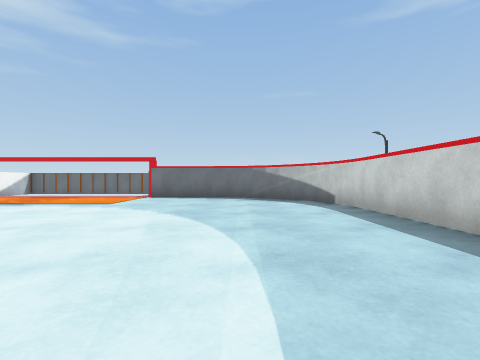
view 1 (above)

23 first-person views from a walk through a Unity game level. The camera is 0.58 m above the floor, looks level and sees 85° across. The floor is counted in squares, 1 m on a side. Each view is taken from the middle of a square. On the plan, view 1 faces up. The plan holds only what a view shows up to about 9 squares ahead; the rest is blank. The place goes on beyond the plan.

view 2
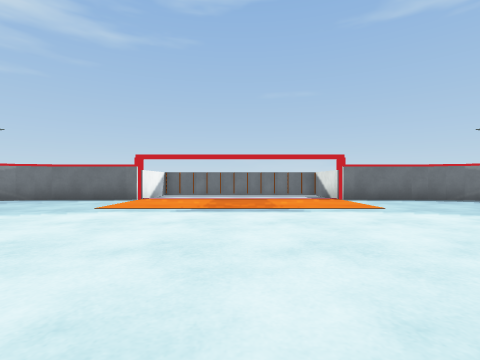

view 3
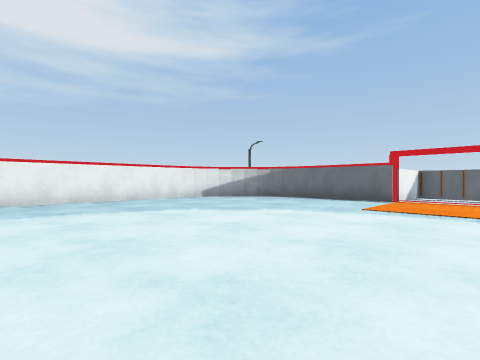

view 4
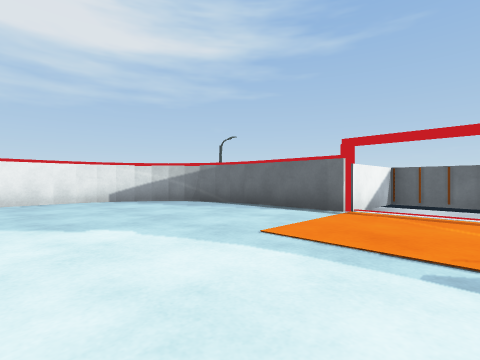

view 5
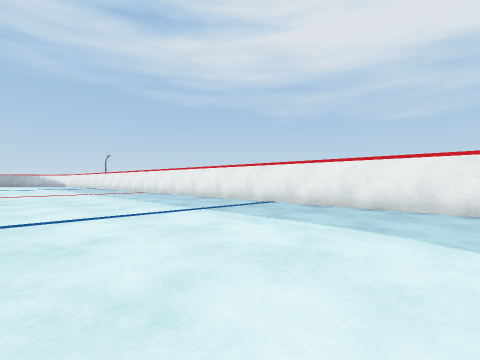

view 6
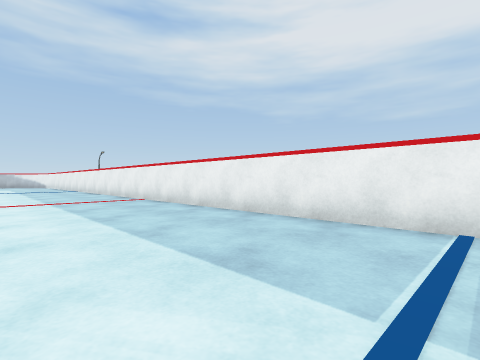

view 7
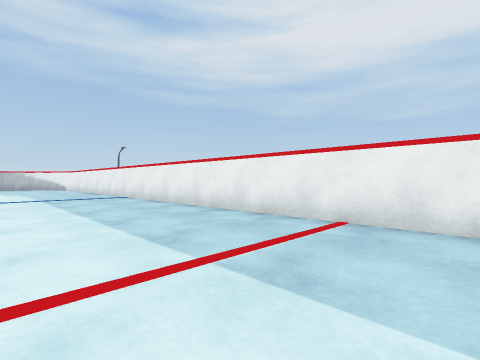

view 8
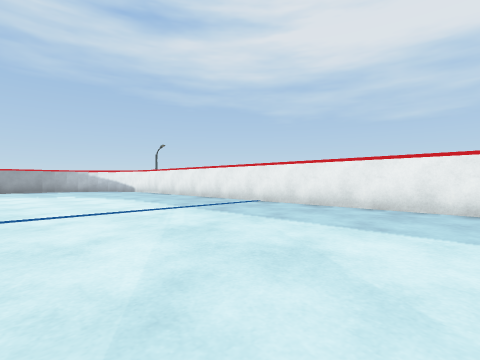

view 9
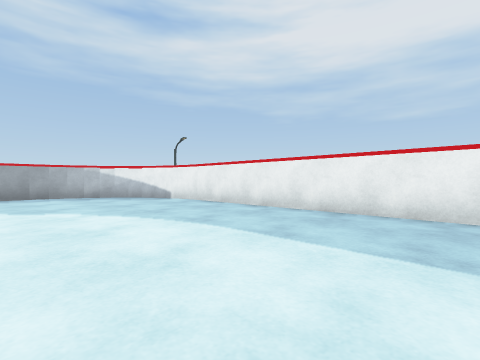

view 10
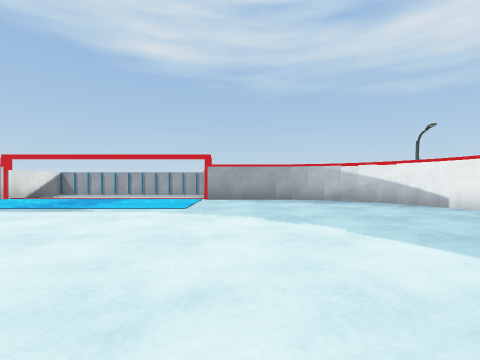

view 11
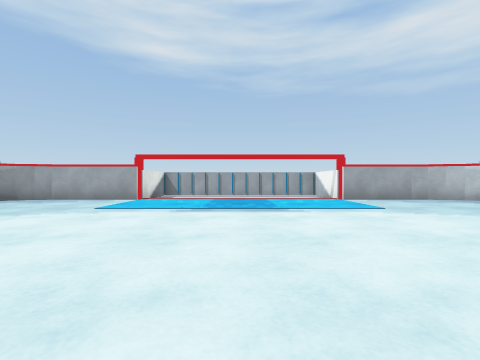

view 12
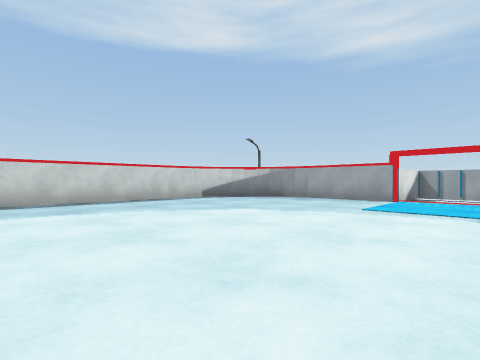

view 13
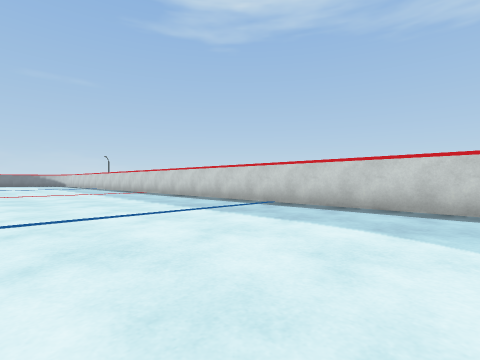

view 14
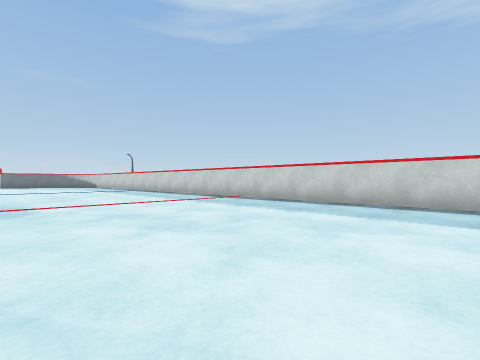

view 15
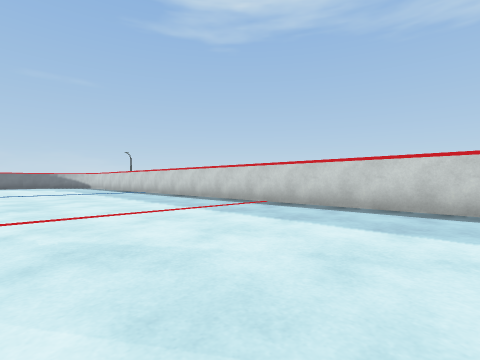

view 16
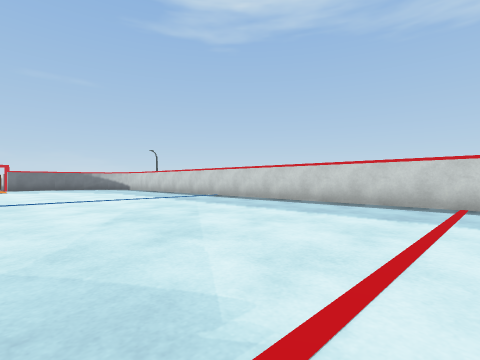

view 17
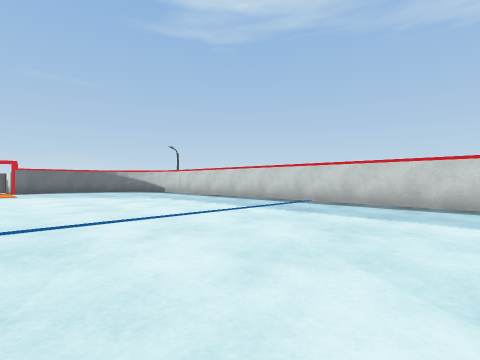

view 18
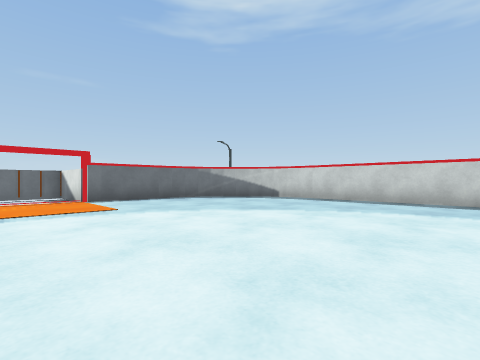

view 19
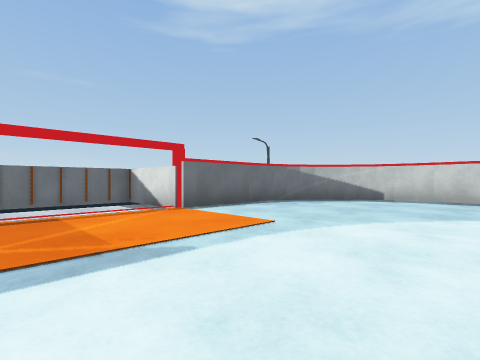

view 20
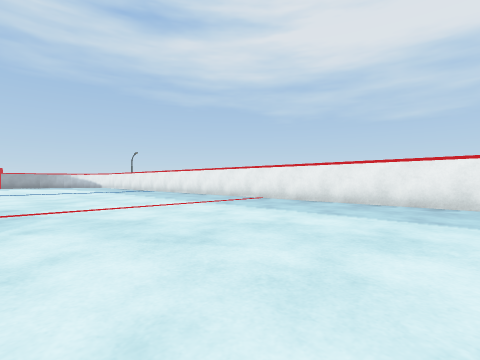

view 21
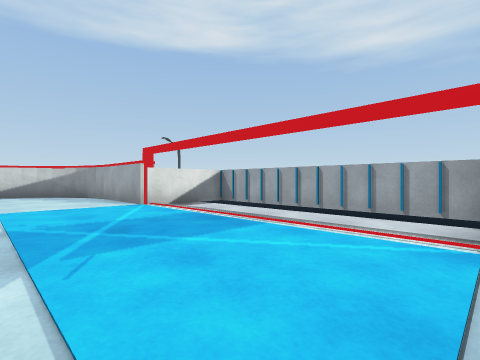

view 22
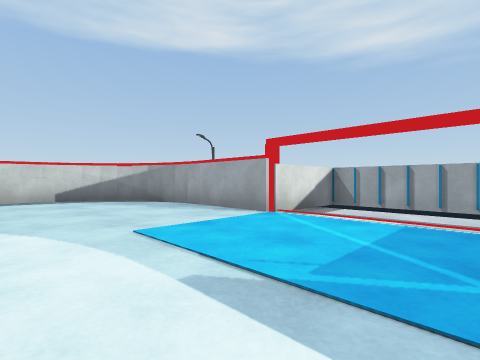

view 23
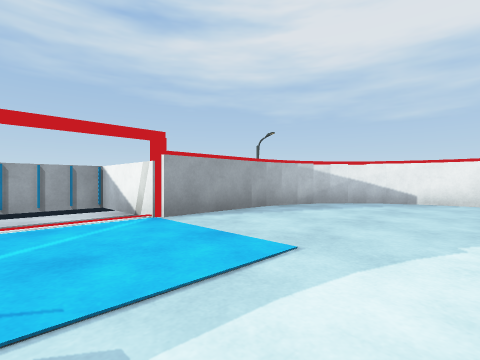

### Floor plan
Points are (right, up) in squares from view 1. A wall is a line through its corners. A room is listed if a view was taken in it or the views show most of it. See-through windows are left out.
Room 1 (views 1, 2, 3, 4, 5, 6, 7, 8, 9, 10, 11, 12, 13, 14, 15, 16, 17, 18, 19, 20, 21, 22, 23)
walls: (-14.5, 4.5) (-14.5, -21.5); (2.5, -21.5) (2.5, 4.5); (-9.4, 8.7) (-10.5, 8.7); (-1.4, 8.7) (-2.6, 8.7); (-3.1, 9.4) (-3.1, 11.1) (-5.8, 11.1); (-2.6, -25.7) (-1.5, -25.7); (-10.5, -25.7) (-9.4, -25.7); (-8.9, -26.4) (-8.9, -28.1) (-3.1, -28.1) (-3.1, -26.4); (-7.2, 11.1) (-8.9, 11.1) (-8.9, 9.4)
objects: other object (-15, -23); other object (-15, -22); other object (-15, 5); other object (-15, 6); other object (-14, -25); other object (-14, -24); other object (-14, -23); other object (-14, 6); other object (-14, 7); other object (-14, 8); other object (-13, -26); other object (-13, -25); other object (-13, 8); other object (-13, 9); other object (-12, -26); other object (-12, 9); other object (-11, -26); other object (-11, 9); other object (-9, -26); other object (-9, 9); other object (-3, -26); other object (-3, 9); other object (-1, -26); other object (-1, 9); other object (0, -26); other object (0, 9); other object (1, -26); other object (1, -25); other object (1, 8); other object (1, 9); other object (2, -25); other object (2, -24); other object (2, -23); other object (2, 6); other object (2, 7); other object (2, 8); other object (3, -23); other object (3, -22); other object (3, 5); other object (3, 6)

Positions as (right, up) in squares from view 1, and headings:
1: (0, 0), facing up
2: (-6, 1), facing up
3: (-7, 1), facing up-left
4: (-7, 4), facing up-left
5: (-9, 3), facing down-left
6: (-11, -1), facing down-left
7: (-11, -7), facing down-left
8: (-9, -11), facing down-left
9: (-10, -16), facing down-left
10: (-10, -18), facing down
11: (-6, -18), facing down
12: (-5, -18), facing down-right
13: (-3, -20), facing up-right
14: (-4, -15), facing up-right
15: (-3, -13), facing up-right
16: (-4, -9), facing up-right
17: (-4, -5), facing up-right
18: (-5, 1), facing up-right
19: (-6, 4), facing up-right
20: (-8, -3), facing down-left
21: (-9, -23), facing down-right
22: (-6, -22), facing down-right
23: (-7, -22), facing down-left
